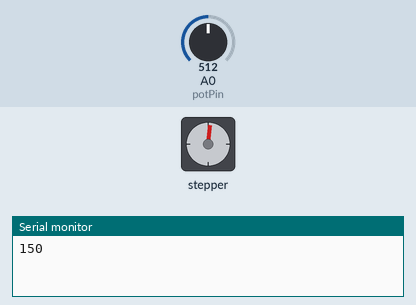
Recording of a sketch running on a simulated Arduino Uno, built with avr-gcc and run on an emulated ATmega328P. On the bench: stepper motor, the last lines printed to the serial monitor. The test bench sets the inputs (shaded band); at power-on: A0 (potPin) = 512. Stepper angles assume 200 steps per turn.

Above: at 0.15 s.
At 9.83 s:
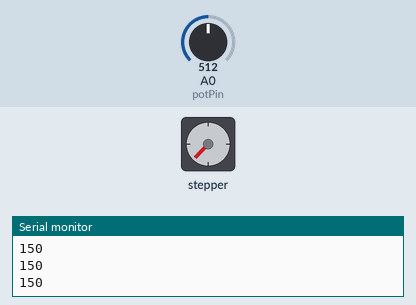
At 19.81 s:
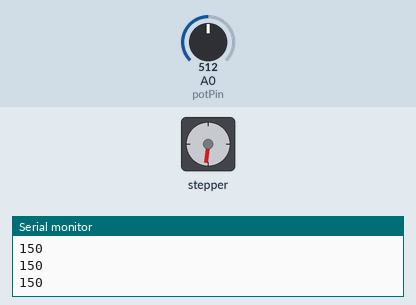
At 39.77 s:
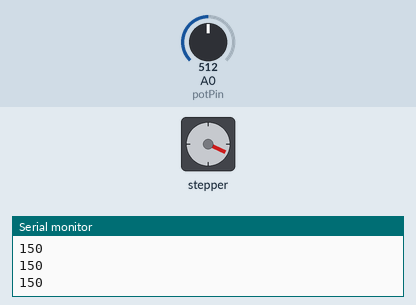
Timing chart, 0 to 40.0 s (numbered marks = the images above):
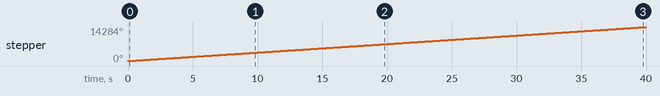

The sketch:

StepperControlWithPotOnArduino.ino
```cpp
#include <Stepper.h>

#define motorAdimi 200

#define motorPin1 8
#define motorPin2 9
#define motorPin3 10
#define motorPin4 11
#define potPin A0

int ileri=200;
int potValue=0;

Stepper stepMotor(motorAdimi, motorPin1,motorPin2,motorPin3,motorPin4);

void setup() {

  stepMotor.setSpeed(60);
  pinMode(potPin,INPUT);
  Serial.begin(9600);
}

void loop() {

  potValue=analogRead(potPin);
  potValue=map(potValue,0,1023,100,200);
  if(potValue<=70){
    potValue=50;
  }
  Serial.println(potValue);
  stepMotor.step(ileri);

}
```

Measured:
- by itself, stepper: keeps turning clockwise at about 357°/s
